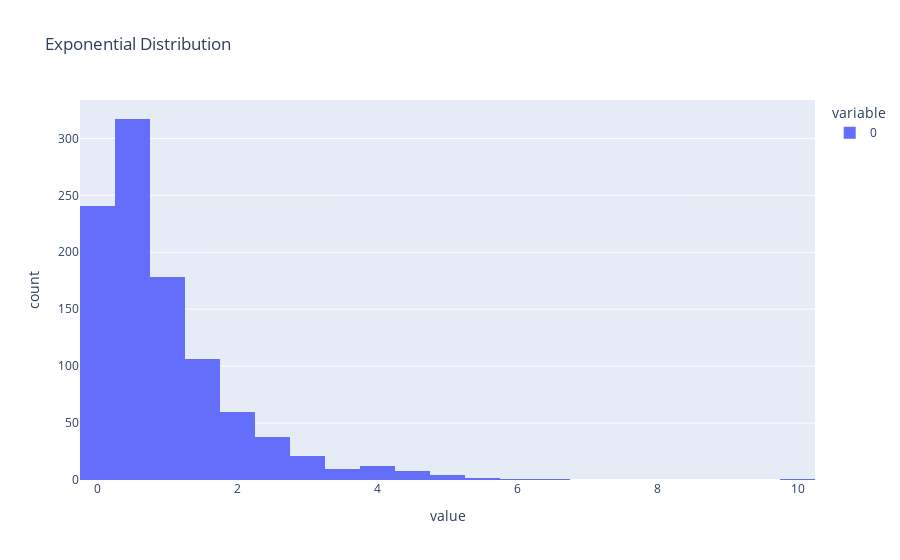

Write notebook code for a chart like this one.
### Markdown cell above
> What is it?

Analogy: Imagine the time between customers arriving at a checkout line. Long gaps are rare, and short gaps are more common.

Shape: Starts high and tapers off, with many small values and fewer large ones.

> Use Cases:

* Time between customer purchases.
* Time until a product runs out of stock.
* Waiting times for customer service queries.

### Code cell
data_3 = np.random.exponential(scale=1, size=1000)

fig = px.histogram(data_3, nbins=50, title="Exponential Distribution")
fig.show()

### Figure 1 — Plotly figure (JSON) as saved in the notebook; plotly's stock layout.template omitted (floating-point values rounded to 4 significant figures; data arrays with more than 128 entries replaced by an {"elided": "..."} marker saying what was removed)
{"data": [{"alignmentgroup": "True", "bingroup": "x", "hovertemplate": "variable=0<br>value=%{x}<br>count=%{y}<extra></extra>", "legendgroup": "0", "marker": {"color": "#636efa", "pattern": {"shape": ""}}, "name": "0", "nbinsx": 50, "offsetgroup": "0", "orientation": "v", "showlegend": true, "type": "histogram", "x": {"elided": "1000 float values"}, "xaxis": "x", "yaxis": "y"}], "layout": {"barmode": "relative", "legend": {"title": {"text": "variable"}, "tracegroupgap": 0}, "title": {"text": "Exponential Distribution"}, "xaxis": {"anchor": "y", "domain": [0, 1], "title": {"text": "value"}}, "yaxis": {"anchor": "x", "domain": [0, 1], "title": {"text": "count"}}}}
